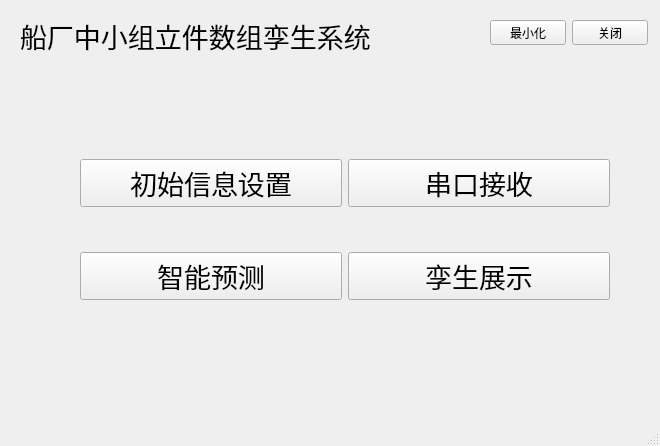
<?xml version="1.0" encoding="UTF-8"?>
<ui version="4.0">
 <class>MainWindow</class>
 <widget class="QMainWindow" name="MainWindow">
  <property name="geometry">
   <rect>
    <x>0</x>
    <y>0</y>
    <width>660</width>
    <height>446</height>
   </rect>
  </property>
  <property name="windowTitle">
   <string>船厂中小组立件数字孪生系统</string>
  </property>
  <widget class="QWidget" name="centralwidget">
   <widget class="QLabel" name="title">
    <property name="geometry">
     <rect>
      <x>20</x>
      <y>10</y>
      <width>391</width>
      <height>51</height>
     </rect>
    </property>
    <property name="font">
     <font>
      <family>Adobe Arabic</family>
      <pointsize>20</pointsize>
     </font>
    </property>
    <property name="text">
     <string>船厂中小组立件数组孪生系统</string>
    </property>
   </widget>
   <widget class="QWidget" name="layoutWidget">
    <property name="geometry">
     <rect>
      <x>80</x>
      <y>120</y>
      <width>530</width>
      <height>221</height>
     </rect>
    </property>
    <layout class="QGridLayout" name="gridLayout">
     <item row="1" column="1">
      <widget class="QPushButton" name="digitalTwinShow">
       <property name="font">
        <font>
         <family>Adobe Arabic</family>
         <pointsize>20</pointsize>
        </font>
       </property>
       <property name="text">
        <string>孪生展示</string>
       </property>
      </widget>
     </item>
     <item row="0" column="0">
      <widget class="QPushButton" name="InfoSet">
       <property name="font">
        <font>
         <family>Adobe Arabic</family>
         <pointsize>20</pointsize>
        </font>
       </property>
       <property name="text">
        <string>初始信息设置</string>
       </property>
      </widget>
     </item>
     <item row="1" column="0">
      <widget class="QPushButton" name="WeldingMethodPredict">
       <property name="font">
        <font>
         <family>Adobe Arabic</family>
         <pointsize>20</pointsize>
        </font>
       </property>
       <property name="text">
        <string>智能预测</string>
       </property>
      </widget>
     </item>
     <item row="0" column="1">
      <widget class="QPushButton" name="portReceive">
       <property name="font">
        <font>
         <family>Adobe Arabic</family>
         <pointsize>20</pointsize>
        </font>
       </property>
       <property name="text">
        <string>串口接收</string>
       </property>
      </widget>
     </item>
    </layout>
   </widget>
   <widget class="QWidget" name="layoutWidget">
    <property name="geometry">
     <rect>
      <x>490</x>
      <y>20</y>
      <width>158</width>
      <height>25</height>
     </rect>
    </property>
    <layout class="QHBoxLayout" name="horizontalLayout">
     <item>
      <widget class="QPushButton" name="miniumButton">
       <property name="text">
        <string>最小化</string>
       </property>
      </widget>
     </item>
     <item>
      <widget class="QPushButton" name="closeButton">
       <property name="text">
        <string>关闭</string>
       </property>
      </widget>
     </item>
    </layout>
   </widget>
  </widget>
  <widget class="QMenuBar" name="menubar">
   <property name="geometry">
    <rect>
     <x>0</x>
     <y>0</y>
     <width>660</width>
     <height>22</height>
    </rect>
   </property>
  </widget>
  <widget class="QStatusBar" name="statusbar"/>
 </widget>
 <resources/>
 <connections>
  <connection>
   <sender>closeButton</sender>
   <signal>clicked()</signal>
   <receiver>MainWindow</receiver>
   <slot>close()</slot>
   <hints>
    <hint type="sourcelabel">
     <x>609</x>
     <y>54</y>
    </hint>
    <hint type="destinationlabel">
     <x>507</x>
     <y>137</y>
    </hint>
   </hints>
  </connection>
  <connection>
   <sender>miniumButton</sender>
   <signal>clicked()</signal>
   <receiver>MainWindow</receiver>
   <slot>hide()</slot>
   <hints>
    <hint type="sourcelabel">
     <x>523</x>
     <y>52</y>
    </hint>
    <hint type="destinationlabel">
     <x>365</x>
     <y>121</y>
    </hint>
   </hints>
  </connection>
 </connections>
</ui>
